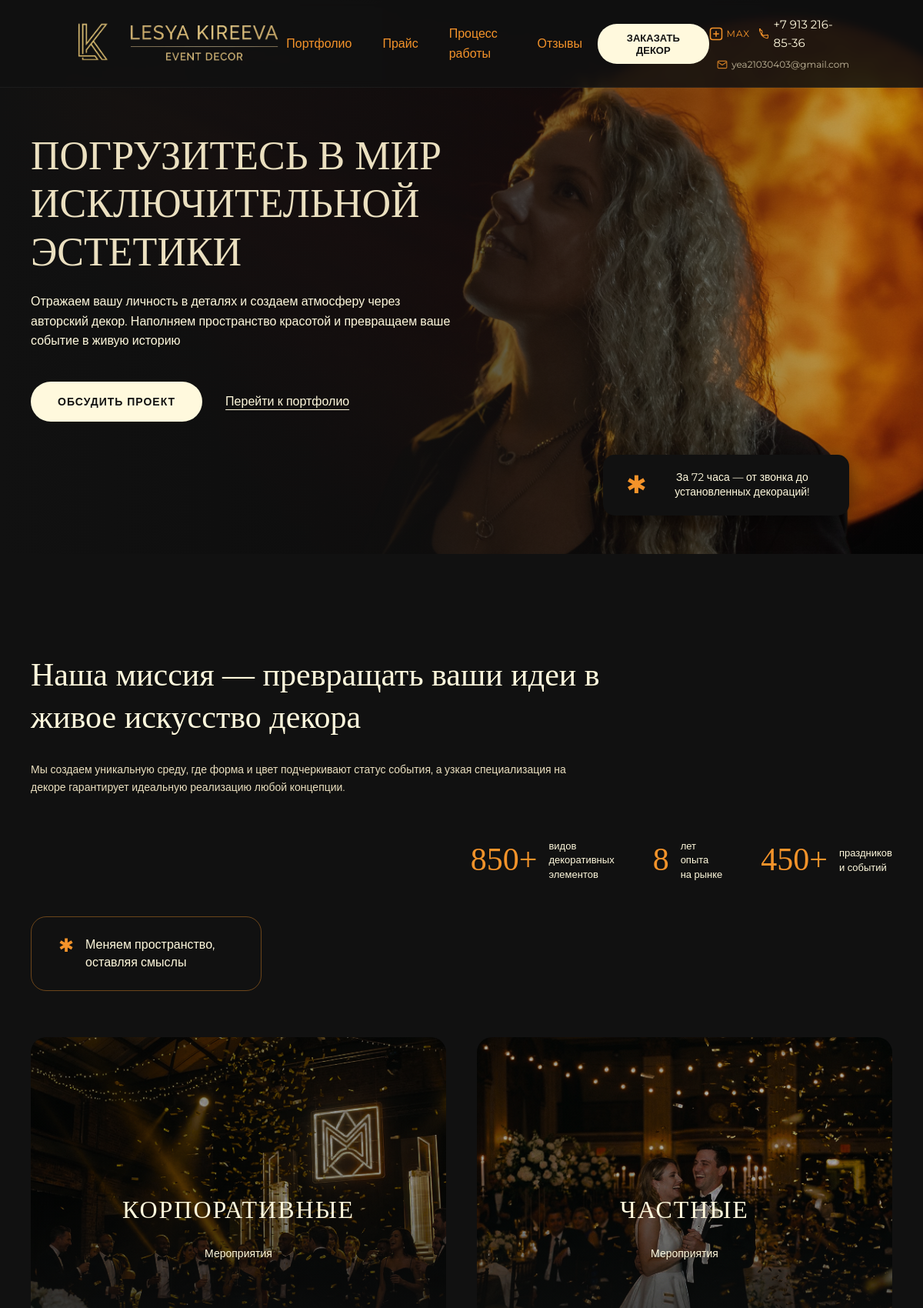
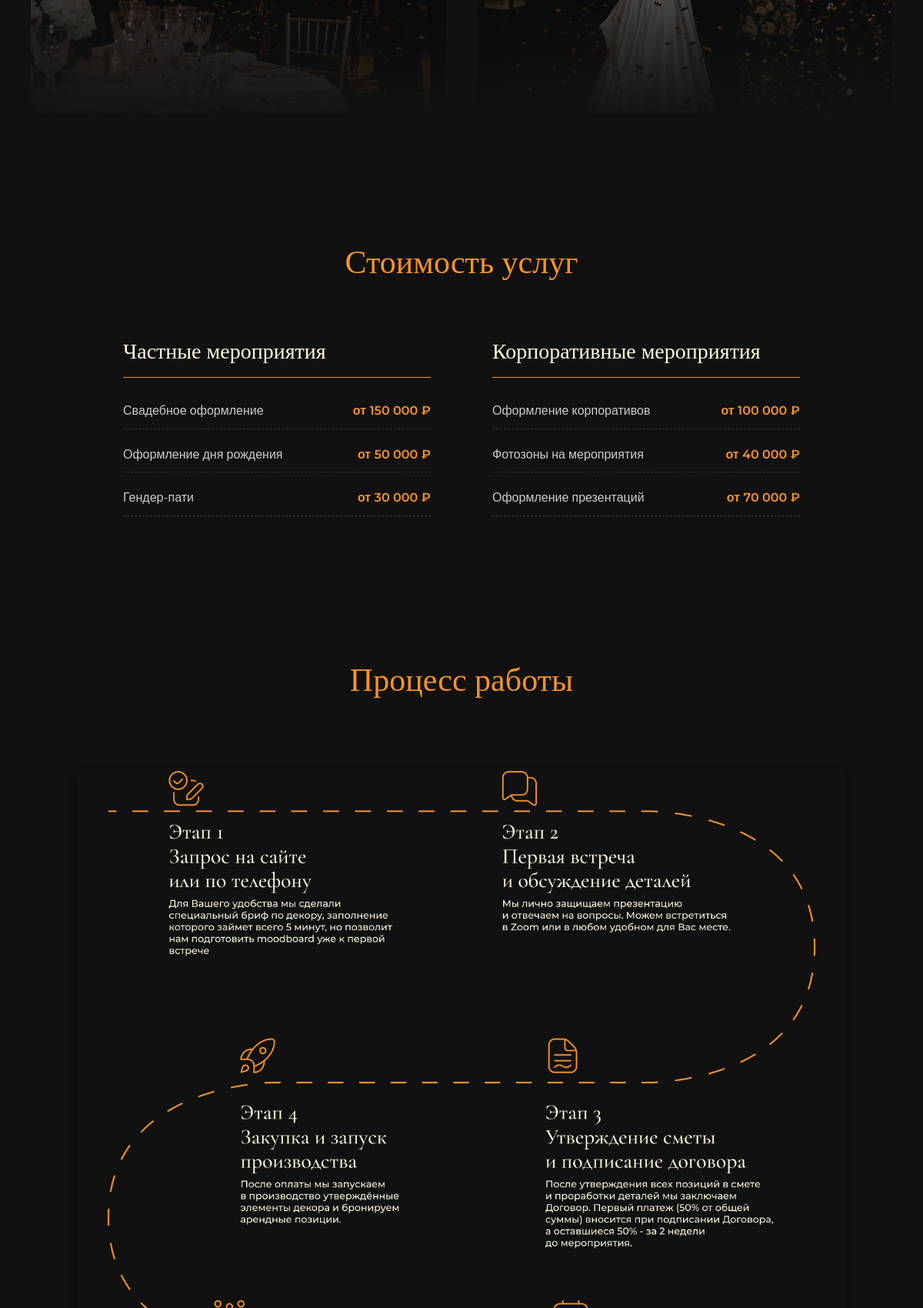
The page / (upper part) on the database its author committed (2 pictures, top to bottom).
### app.py (models this page shows)
class PricingItem(db.Model):
    id = db.Column(db.Integer, primary_key=True)
    category = db.Column(db.String(50), nullable=False)  # 'private' or 'corporate'
    name = db.Column(db.String(200), nullable=False)
    price = db.Column(db.String(100), nullable=False)

### app.py (the view)
@app.route('/')
def home():
    imgs = {}
    for k, v in [('hero', 'hero.jpg'), ('private', 'private_category.jpg'), ('corp', 'corp_category.jpg')]:
        imgs[f'has_{k}'] = os.path.exists(os.path.join(app.config['UPLOAD_FOLDER'], v))
    private_pricing = PricingItem.query.filter_by(category='private').all()
    corp_pricing = PricingItem.query.filter_by(category='corporate').all()
    return render_template('index.html', private_pricing=private_pricing, corp_pricing=corp_pricing, **imgs)

### templates/index.html (shortened to what this page needs)
{% extends 'base.html' %}
{% block content %}
{% set hero_bg = url_for('static', filename='uploads/portfolio/hero.jpg') if has_hero else 'https://images.unsplash.com/photo-1519225421980-715cb0215aed?q=80&w=2070&auto=format&fit=crop' %}
<section class="hero-section" style="background: linear-gradient(to right, rgba(17,17,17,1) 0%, rgba(17,17,17,0.8) 40%, rgba(17,17,17,0.2) 100%), url('{{ hero_bg }}') no-repeat right center/cover;">
    <div class="hero-floating-box">
        <div class="hero-floating-box-icon">✱</div>
        <div class="hero-floating-box-text">За 72 часа — от звонка до установленных декораций!</div>
    </div>
    <div class="container hero-container">
        <div class="hero-text-content">
            <h1 class="hero-title">ПОГРУЗИТЕСЬ В МИР<br>ИСКЛЮЧИТЕЛЬНОЙ ЭСТЕТИКИ</h1>
            <p class="hero-subtitle">Отражаем вашу личность в деталях и создаем атмосферу через авторский декор. Наполняем пространство красотой и превращаем ваше событие в живую историю</p>
            <div class="hero-buttons">
                <a href="javascript:void(0)" class="btn btn-secondary hero-btn-main" onclick="openOrderModal()">Обсудить проект</a>
                <a href="#categories" class="hero-btn-link" onclick="document.querySelector('#categories').scrollIntoView({behavior: 'smooth'}); return false;">Перейти к портфолио</a>
            </div>
        </div>
    </div>
</section>
<section class="categories-section container" id="categories">
    <div class="about-header">
        <h2 class="about-title">Наша миссия — превращать ваши идеи в живое искусство декора</h2>
        <p class="about-subtitle">Мы создаем уникальную среду, где форма и цвет подчеркивают статус события, а узкая специализация на декоре гарантирует идеальную реализацию любой концепции.</p>
    </div>
    <div class="about-stats-container">
        <div class="about-stats-flex">
            <div class="about-stat-item">
                <span class="about-stat-num">850+</span>
                <span class="about-stat-text">видов<br>декоративных<br>элементов</span>
            </div>
            <div class="about-stat-item">
                <span class="about-stat-num">8</span>
                <span class="about-stat-text">лет<br>опыта<br>на рынке</span>
            </div>
            <div class="about-stat-item">
                <span class="about-stat-num">450+</span>
                <span class="about-stat-text">праздников<br>и событий</span>
            </div>
        </div>
        <div class="about-quote-box">
            <span class="about-quote-icon">✱</span>
            <span class="about-quote-text">Меняем пространство,<br>оставляя смыслы</span>
        </div>
    </div>
    <div class="category-grid">
        {% set corp_bg = url_for('static', filename='uploads/portfolio/corp_category.jpg') if has_corp else 'https://images.unsplash.com/photo-1549465220-1a8b9238cd48?q=80&w=2040&auto=format&fit=crop' %}
        <a href="{{ url_for('events_list', category='corporate') }}" class="category-card" style="background-image: url('{{ corp_bg }}');">
            <h3>КОРПОРАТИВНЫЕ<br><span class="category-card-subtitle">Мероприятия</span></h3>
        </a>
        {% set private_bg = url_for('static', filename='uploads/portfolio/private_category.jpg') if has_private else 'https://images.unsplash.com/photo-1511795409834-ef04bbd61622?q=80&w=2069&auto=format&fit=crop' %}
        <a href="{{ url_for('events_list', category='private') }}" class="category-card" style="background-image: url('{{ private_bg }}');">
            <h3>ЧАСТНЫЕ<br><span class="category-card-subtitle">Мероприятия</span></h3>
        </a>
    </div>
</section>
<section class="pricing-section container" id="pricing">
    <h2>Стоимость услуг</h2>
    <div class="pricing-flex">
        <div class="pricing-col">
            <h3>Частные мероприятия</h3>
            <ul>
                {% for item in private_pricing %}
                <li>{{ item.name }} <span>{{ item.price }}</span></li>
                {% else %}
                <li>Услуги пока не добавлены <span>-</span></li>
                {% endfor %}
            </ul>
        </div>
        <div class="pricing-col">
            <h3>Корпоративные мероприятия</h3>
            <ul>
                {% for item in corp_pricing %}
                <li>{{ item.name }} <span>{{ item.price }}</span></li>
                {% else %}
                <li>Услуги пока не добавлены <span>-</span></li>
                {% endfor %}
            </ul>
        </div>
    </div>
</section>
<section class="process-section container" id="process-section">
    <h2>Процесс работы</h2>
    <div class="process-image-container">
        <img src="{{ url_for('static', filename='uploads/portfolio/process.jpg') }}" onerror="this.src='https://images.unsplash.com/photo-1552664730-d307ca884978?q=80&w=2070&auto=format&fit=crop'" alt="Процесс работы" class="process-image">
    </div>
</section>
{% endblock %}

### templates/base.html (shortened to what this page needs)
<!DOCTYPE html>
<html lang="ru">
<head>
    <link rel="stylesheet" href="{{ url_for('static', filename='css/style.css') }}">
</head>
<body>
    <nav class="navbar" id="navbar">
        <a href="{{ url_for('home') }}" class="logo">
            <img src="{{ url_for('static', filename='img/logo.png') }}" alt="Lesya Kireeva Event Decor" class="logo-img">
        </a>
        <div class="nav-links">
            <a href="/#categories" onclick="closeMobileMenu(); if(window.location.pathname=='/') { document.querySelector('#categories').scrollIntoView({behavior: 'smooth'}); return false; }">Портфолио</a>
            <a href="/#pricing" onclick="closeMobileMenu(); if(window.location.pathname=='/') { document.querySelector('#pricing').scrollIntoView({behavior: 'smooth'}); return false; }">Прайс</a>
            <a href="/#process-section" onclick="closeMobileMenu(); if(window.location.pathname=='/') { document.querySelector('#process-section').scrollIntoView({behavior: 'smooth'}); return false; }">Процесс работы</a>
            <a href="/#reviews-section" onclick="closeMobileMenu(); if(window.location.pathname=='/') { document.querySelector('#reviews-section').scrollIntoView({behavior: 'smooth'}); return false; }">Отзывы</a>
        </div>
        <button class="btn-order-nav" onclick="openOrderModal()">Заказать декор</button>
        <div class="contact-info">
            <div class="contact-info-row">
                <a href="#" title="Max" class="contact-link-gold">
                    <svg width="18" height="18" viewBox="0 0 24 24" fill="none" stroke="#F4932A" stroke-width="2"><rect x="2" y="2" width="20" height="20" rx="4"/><path d="M7 12h10M12 7v10"/></svg>
                    Max
                </a>
                <a href="tel:+79132168536"
                   onclick="if(!('ontouchstart' in window)){navigator.clipboard&&navigator.clipboard.writeText('+79132168536');var t=this.querySelector('span');var orig=t.textContent;t.textContent='Скопировано!';setTimeout(function(){t.textContent=orig;},1500);return false;}"
                   class="contact-link-light">
                    <span>+7 913 216-85-36</span>
                </a>
            </div>
            <a href="https://mail.google.com/mail/?view=cm&to=yea21030403@gmail.com"
               target="_blank"
               class="contact-link-muted">
                <svg width="14" height="14" viewBox="0 0 24 24" fill="none" stroke="#F4932A" stroke-width="2"><path d="M4 4h16c1.1 0 2 .9 2 2v12c0 1.1-.9 2-2 2H4c-1.1 0-2-.9-2-2V6c0-1.1.9-2 2-2z"/><polyline points="22,6 12,13 2,6"/></svg>
                yea21030403@gmail.com
            </a>
        </div>
    </nav>
    <main>
        {% block content %}{% endblock %}
    </main>
</body>
</html>

### rows shown on the page
PricingItem: name "Свадебное оформление", price "от 150 000 ₽"
PricingItem: name "Оформление дня рождения", price "от 50 000 ₽"
PricingItem: name "Гендер-пати", price "от 30 000 ₽"
PricingItem: name "Оформление корпоративов", price "от 100 000 ₽"
PricingItem: name "Фотозоны на мероприятия", price "от 40 000 ₽"
PricingItem: name "Оформление презентаций", price "от 70 000 ₽"
